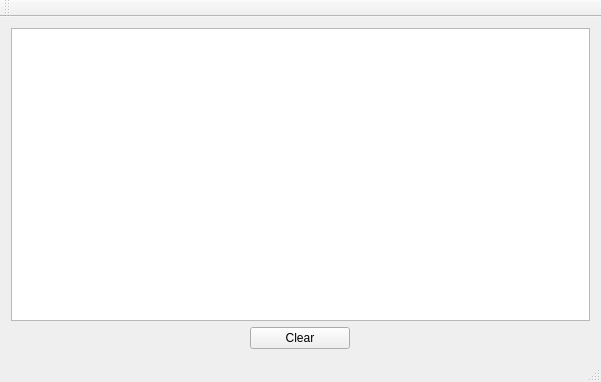
<?xml version="1.0" encoding="UTF-8"?>
<ui version="4.0">
 <class>MainWindow</class>
 <widget class="QMainWindow" name="MainWindow">
  <property name="geometry">
   <rect>
    <x>0</x>
    <y>0</y>
    <width>601</width>
    <height>382</height>
   </rect>
  </property>
  <property name="windowTitle">
   <string>MainWindow</string>
  </property>
  <widget class="QWidget" name="centralWidget">
   <layout class="QVBoxLayout" name="verticalLayout">
    <item>
     <widget class="QTextBrowser" name="textBrowser"/>
    </item>
    <item>
     <layout class="QHBoxLayout" name="horizontalLayout">
      <item>
       <widget class="QPushButton" name="clearButton">
        <property name="sizePolicy">
         <sizepolicy hsizetype="Minimum" vsizetype="Fixed">
          <horstretch>0</horstretch>
          <verstretch>0</verstretch>
         </sizepolicy>
        </property>
        <property name="maximumSize">
         <size>
          <width>100</width>
          <height>16777215</height>
         </size>
        </property>
        <property name="text">
         <string>Clear</string>
        </property>
       </widget>
      </item>
     </layout>
    </item>
   </layout>
  </widget>
  <widget class="QMenuBar" name="menuBar">
   <property name="geometry">
    <rect>
     <x>0</x>
     <y>0</y>
     <width>601</width>
     <height>28</height>
    </rect>
   </property>
  </widget>
  <widget class="QToolBar" name="mainToolBar">
   <attribute name="toolBarArea">
    <enum>TopToolBarArea</enum>
   </attribute>
   <attribute name="toolBarBreak">
    <bool>false</bool>
   </attribute>
  </widget>
  <widget class="QStatusBar" name="statusBar"/>
 </widget>
 <layoutdefault spacing="6" margin="11"/>
 <resources/>
 <connections/>
</ui>
